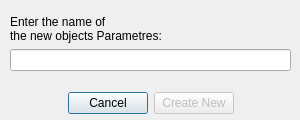
<?xml version="1.0" encoding="UTF-8"?>
<ui version="4.0">
 <class>CreateNewObjectsParamDialog</class>
 <widget class="QDialog" name="CreateNewObjectsParamDialog">
  <property name="geometry">
   <rect>
    <x>0</x>
    <y>0</y>
    <width>300</width>
    <height>120</height>
   </rect>
  </property>
  <property name="minimumSize">
   <size>
    <width>300</width>
    <height>120</height>
   </size>
  </property>
  <property name="maximumSize">
   <size>
    <width>300</width>
    <height>120</height>
   </size>
  </property>
  <property name="windowTitle">
   <string>Create new Parametres</string>
  </property>
  <widget class="QWidget" name="verticalLayoutWidget">
   <property name="geometry">
    <rect>
     <x>10</x>
     <y>0</y>
     <width>281</width>
     <height>114</height>
    </rect>
   </property>
   <layout class="QVBoxLayout" name="verticalLayout">
    <item>
     <spacer name="verticalSpacer">
      <property name="orientation">
       <enum>Qt::Vertical</enum>
      </property>
      <property name="sizeHint" stdset="0">
       <size>
        <width>20</width>
        <height>40</height>
       </size>
      </property>
     </spacer>
    </item>
    <item>
     <widget class="QLabel" name="newSettingsLabel">
      <property name="text">
       <string>Enter the name of
the new objects Parametres:</string>
      </property>
     </widget>
    </item>
    <item>
     <layout class="QHBoxLayout" name="horizontalLayout_2" stretch="2">
      <item>
       <widget class="QLineEdit" name="nameSettingsLineEdit"/>
      </item>
     </layout>
    </item>
    <item>
     <spacer name="verticalSpacer_2">
      <property name="orientation">
       <enum>Qt::Vertical</enum>
      </property>
      <property name="sizeHint" stdset="0">
       <size>
        <width>20</width>
        <height>40</height>
       </size>
      </property>
     </spacer>
    </item>
    <item>
     <layout class="QHBoxLayout" name="horizontalLayout">
      <item>
       <spacer name="horizontalSpacer_3">
        <property name="orientation">
         <enum>Qt::Horizontal</enum>
        </property>
        <property name="sizeHint" stdset="0">
         <size>
          <width>40</width>
          <height>20</height>
         </size>
        </property>
       </spacer>
      </item>
      <item>
       <widget class="QPushButton" name="pushButton">
        <property name="text">
         <string>Cancel</string>
        </property>
       </widget>
      </item>
      <item>
       <widget class="QPushButton" name="createPushButton">
        <property name="enabled">
         <bool>false</bool>
        </property>
        <property name="text">
         <string>Create New</string>
        </property>
       </widget>
      </item>
      <item>
       <spacer name="horizontalSpacer">
        <property name="orientation">
         <enum>Qt::Horizontal</enum>
        </property>
        <property name="sizeHint" stdset="0">
         <size>
          <width>40</width>
          <height>20</height>
         </size>
        </property>
       </spacer>
      </item>
     </layout>
    </item>
   </layout>
  </widget>
 </widget>
 <resources/>
 <connections>
  <connection>
   <sender>nameSettingsLineEdit</sender>
   <signal>textChanged(QString)</signal>
   <receiver>CreateNewObjectsParamDialog</receiver>
   <slot>textEdited(QString)</slot>
   <hints>
    <hint type="sourcelabel">
     <x>204</x>
     <y>55</y>
    </hint>
    <hint type="destinationlabel">
     <x>228</x>
     <y>103</y>
    </hint>
   </hints>
  </connection>
  <connection>
   <sender>pushButton</sender>
   <signal>clicked()</signal>
   <receiver>CreateNewObjectsParamDialog</receiver>
   <slot>close()</slot>
   <hints>
    <hint type="sourcelabel">
     <x>58</x>
     <y>116</y>
    </hint>
    <hint type="destinationlabel">
     <x>16</x>
     <y>94</y>
    </hint>
   </hints>
  </connection>
 </connections>
 <slots>
  <slot>textEdited(QString)</slot>
 </slots>
</ui>
